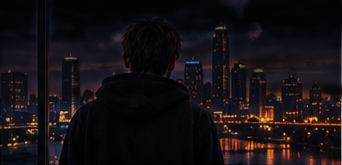
#> input picture video-src/apprehension/assets/A_back.png, 342 x 165 px, given in place of office.jpg, which was not available
$ python grade.py
#> lines starting #> are read from the running program, lines starting #| are printed output that depends on the picture; pictures that were not available may be replaced by others from this repository, and a replacement may not be noted
#> `o = Image.open('src/office.jpg').convert('RGB').crop((0, 440, 1090, 89`: o: PIL image 1090x456 RGB; every value is 0
import numpy as np
from PIL import Image, ImageFilter
def load(k): return np.asarray(Image.open(f'src/{k}.png').convert('RGB')).astype(np.float32)/255
#> called with k = 'B_skyline'
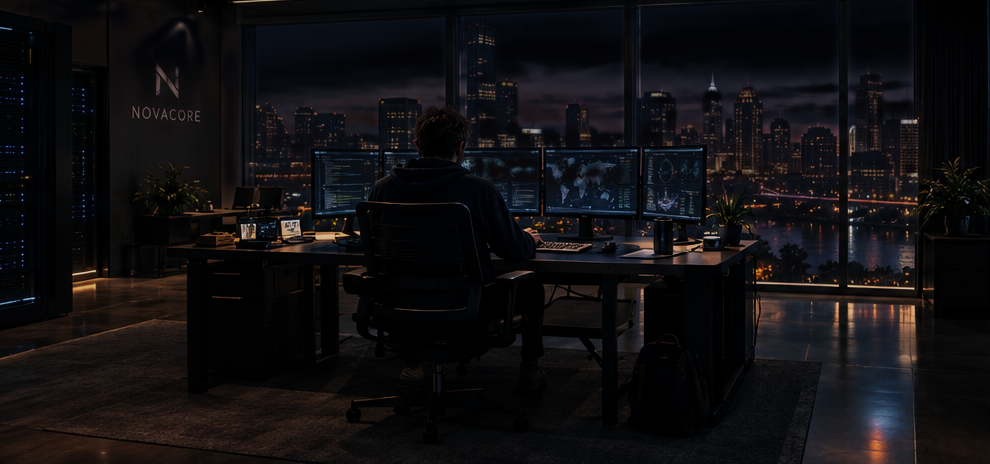
#> input picture video-src/apprehension/assets/A_office.png, 990 x 464 px, given in place of B_skyline.png, which was not available
def night(a, horizon):
#> called with horizon = 0.45
    h,w,_=a.shape
#> h = 464; w = 990
    lum=a@np.array([.299,.587,.114])
    g=Image.fromarray((lum*255).astype(np.uint8))
    m1=np.asarray(g.filter(ImageFilter.GaussianBlur(3))).astype(np.float32)/255
    m2=np.asarray(Image.fromarray(((lum**2)*255).astype(np.uint8)).filter(ImageFilter.GaussianBlur(3))).astype(np.float32)/255
    std=np.sqrt(np.clip(m2-m1**2,0,1))
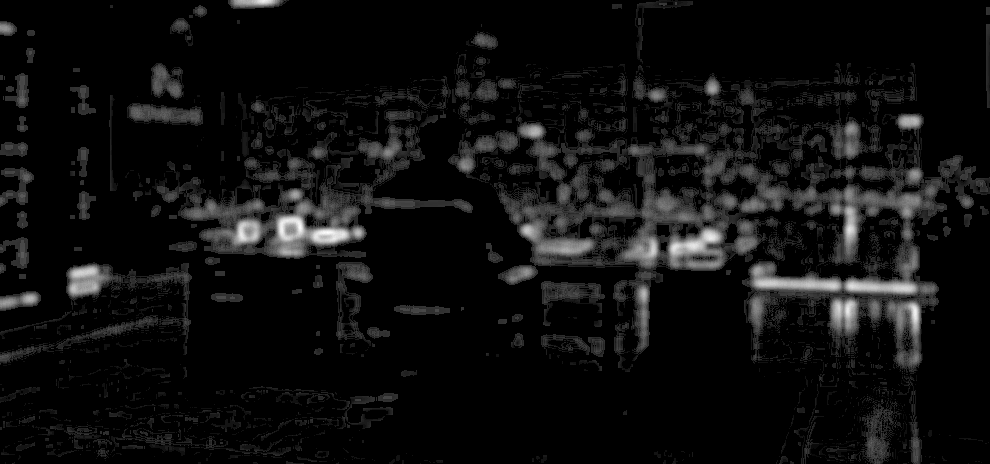
#> std: shape (464, 990) float32; min 0, max 0.288, mean 0.017; drawn with min black and max white
    smooth=np.clip(1-std*9,0,1)                       # 1 = smooth (sky), 0 = detail (lights)
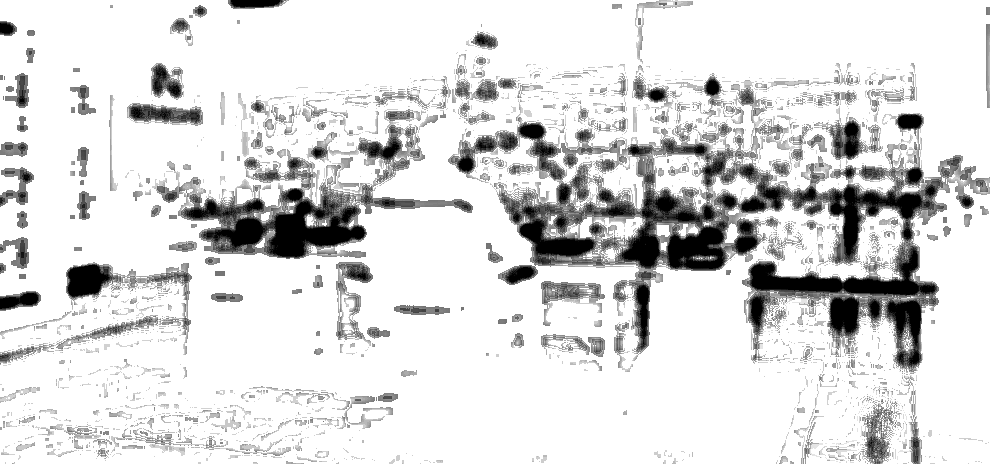
#> smooth: shape (464, 990) float32; min 0, max 1, mean 0.862
    yy=np.linspace(0,1,h)[:,None]
#> yy = 464 values from 0 to 1
    above=np.clip((horizon-yy)/0.08+0.5,0,1)            # soft fade at horizon
    warm=np.clip((a[...,0]-a[...,2])*3,0,1)
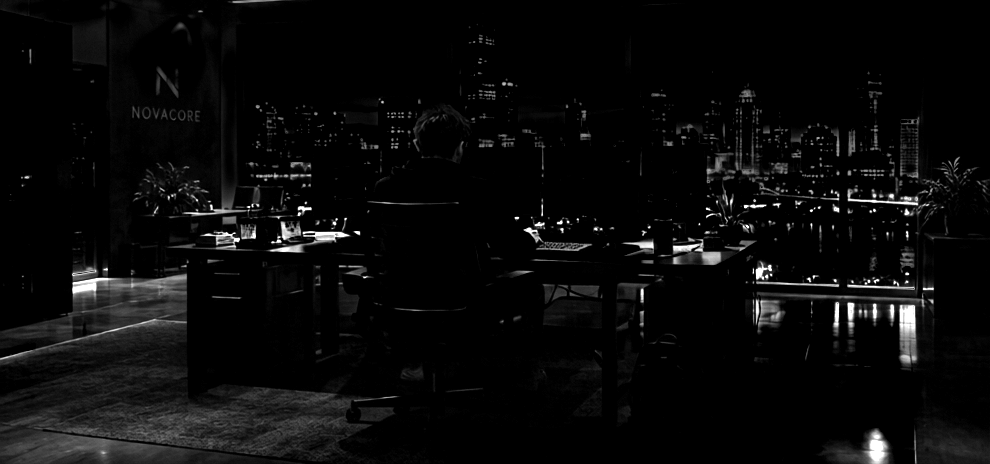
#> warm: shape (464, 990) float32; min 0, max 1, mean 0.0404
    sky=smooth*np.maximum(above, warm*above*0+0)*1.0
    sky=np.clip(sky*1.2,0,1)
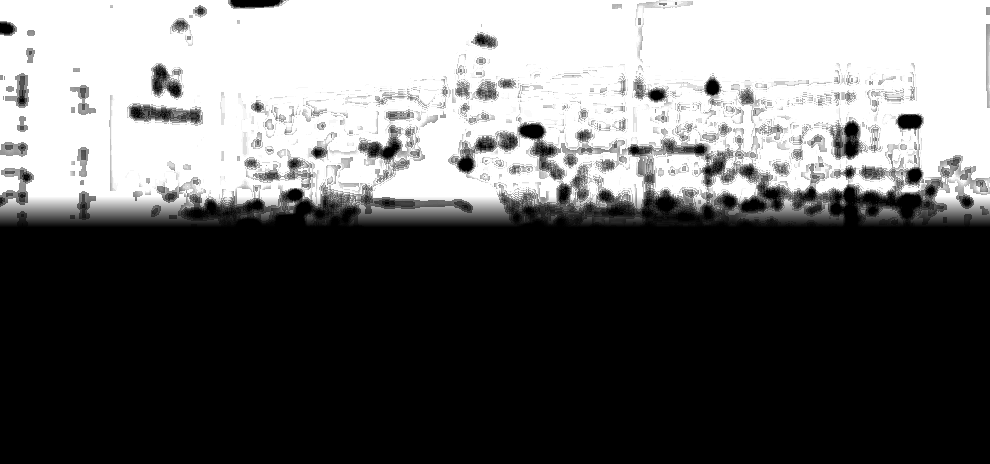
#> sky: shape (464, 990) float64; min 0, max 1, mean 0.405
    # night sky colour: navy-black gradient, slight amber glow near horizon
    top=np.array([.015,.02,.045]); hz=np.array([.10,.07,.07])
    t=np.clip(yy/max(horizon,1e-3),0,1)[...,None]
#> t = 464 values from 0 to 1
    nightsky=top*(1-t**2)+hz*(t**2)
    out=a*(1-sky[...,None])+nightsky*sky[...,None]
    # warm glow residue below horizon toned down
    return out
def grade(a, exposure=0.85, blue_desat=0.55):
    # slate the blues, keep ambers; gentle S-curve; overall darker
#> called with exposure = 0.8, blue_desat = 0.55
    lum=(a@np.array([.299,.587,.114]))[...,None]
#> lum: shape (464, 990, 1) float64
    blue=np.clip((a[...,2]-a[...,0])*2.5,0,1)[...,None]
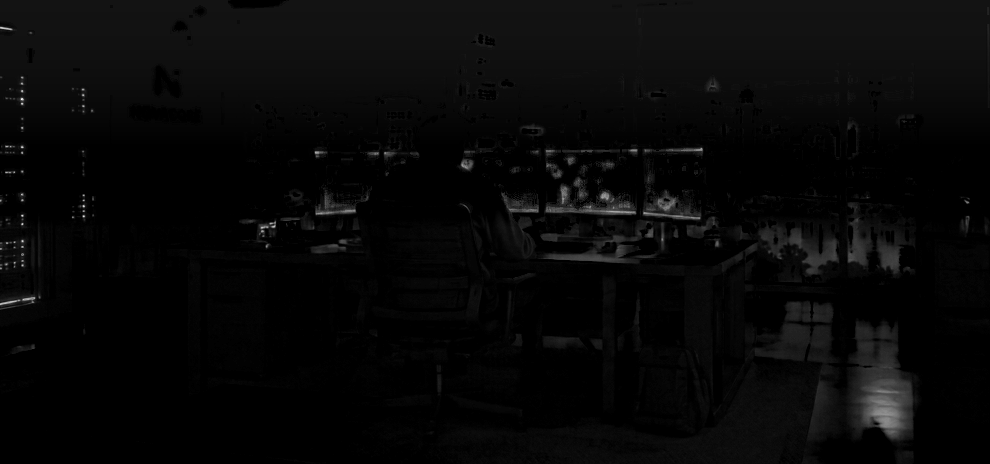
#> blue: shape (464, 990, 1) float64; min 0, max 0.99, mean 0.0314
    a=a*(1-blue*blue_desat)+lum*blue*blue_desat*np.array([.85,.92,1.05])
    a=a*exposure
    a=np.clip(a,0,1); a=a*a*(3-2*a)*0.35+a*0.65   # mild contrast
#> after `a = a * a * (3 - 2 * a) * 0.35 + a * 0.65`:
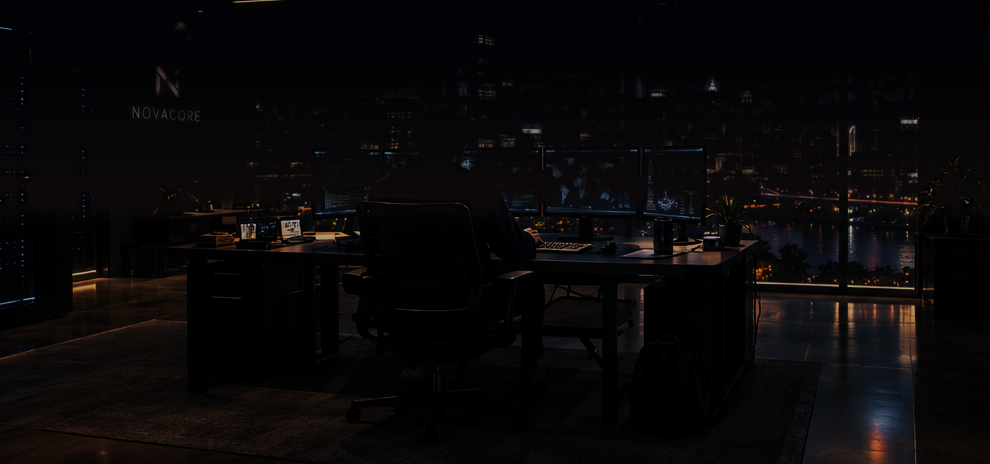
#> a: shape (464, 990, 3) float64; mean R, G, B 0.0376, 0.031, 0.0353
    # cool shadows, warm highlights
    l=(a@np.array([.299,.587,.114]))[...,None]
    a=a+(1-l)*np.array([-.004,0,.012])*l*4
    return np.clip(a,0,1)
def save(a,k,scale=None):
#> called with k = 'B_skyline'
    im=Image.fromarray((np.clip(a,0,1)*255).astype(np.uint8))
#> pass 3 of the loop `for k,hz in plan.items():`:
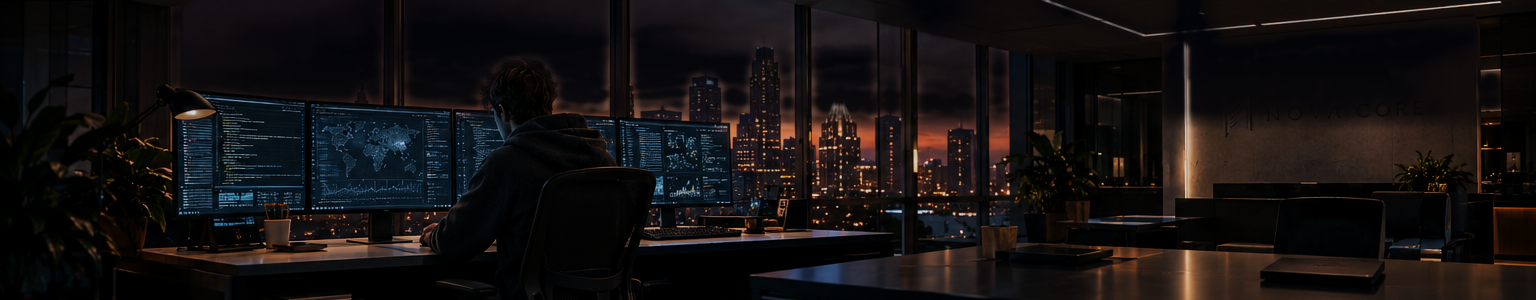
#> input picture video-src/apprehension/assets/B_atwork.png, 1536 x 300 px, found by its file name
#> g: PIL image 1536x300 L
#> m1: shape (300, 1536) float32
#> m2: shape (300, 1536) float32
#> std: shape (300, 1536) float32
#> smooth: shape (300, 1536) float32
#> warm: shape (300, 1536) float32
#> in night (call 3), `sky=np.clip(sky*1.2,0,1)`:
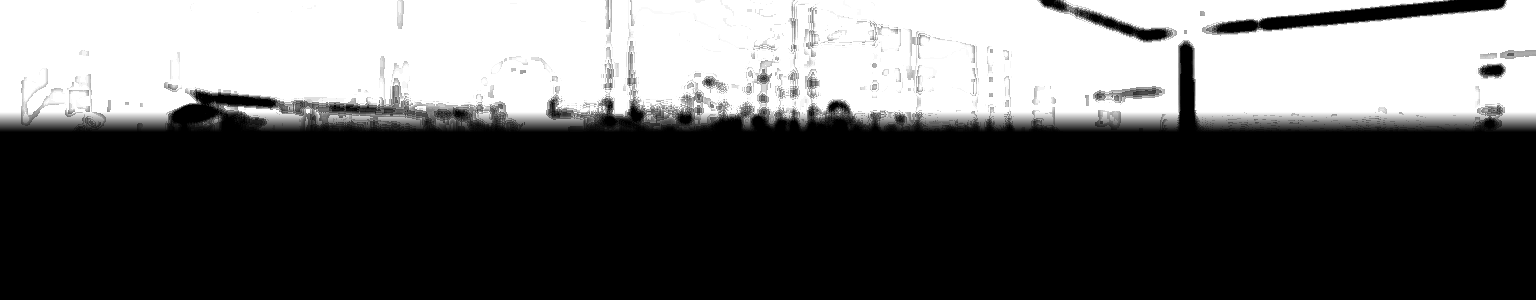
#> sky: shape (300, 1536) float64; min 0, max 1, mean 0.372
#> in night (call 3), `out=a*(1-sky[...,None])+nightsky*sky[...,None]`:
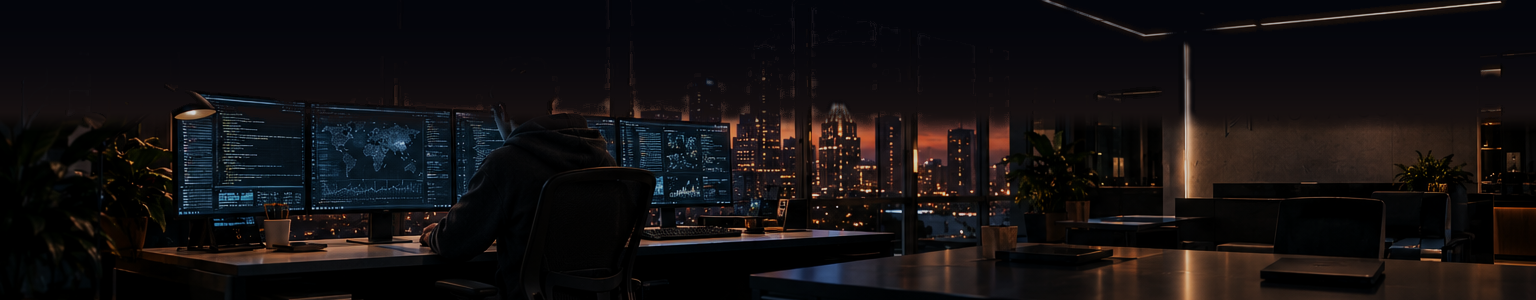
#> out: shape (300, 1536, 3) float64; mean R, G, B 0.0759, 0.0636, 0.068
    im.save(f'assets/{k}.png')
plan={'B_skyline':.45,'A_office':.42,'B_atwork':.40,'B_window':.42,'A_back':.62,'C_office':.42,'B_server':None,'C_portrait':None,'C_profile':None,'C_eyes':None,'O_crop':.0,'B_empty':.30}
o=Image.open('src/office.jpg').convert('RGB').crop((0,440,1090,896)); o.save('src/O_crop.png')
for k,hz in plan.items():
#> (the run stopped early here; a loop or call above may not have finished)
